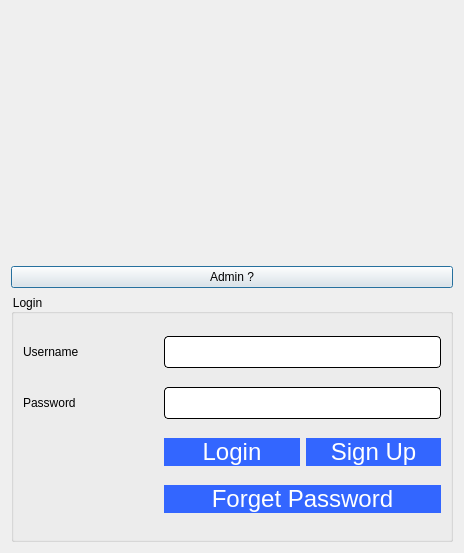
<?xml version="1.0" encoding="UTF-8"?>
<ui version="4.0">
 <class>Login</class>
 <widget class="QDialog" name="Login">
  <property name="geometry">
   <rect>
    <x>0</x>
    <y>0</y>
    <width>464</width>
    <height>553</height>
   </rect>
  </property>
  <property name="windowTitle">
   <string>Dialog</string>
  </property>
  <layout class="QVBoxLayout" name="verticalLayout">
   <item>
    <layout class="QHBoxLayout" name="horizontalLayout_2">
     <item>
      <spacer name="horizontalSpacer_3">
       <property name="orientation">
        <enum>Qt::Horizontal</enum>
       </property>
       <property name="sizeHint" stdset="0">
        <size>
         <width>138</width>
         <height>20</height>
        </size>
       </property>
      </spacer>
     </item>
     <item>
      <widget class="QLabel" name="label_5">
       <property name="text">
        <string/>
       </property>
       <property name="pixmap">
        <pixmap resource="icons.qrc">:/login-book.png</pixmap>
       </property>
      </widget>
     </item>
     <item>
      <spacer name="horizontalSpacer_4">
       <property name="orientation">
        <enum>Qt::Horizontal</enum>
       </property>
       <property name="sizeHint" stdset="0">
        <size>
         <width>128</width>
         <height>20</height>
        </size>
       </property>
      </spacer>
     </item>
    </layout>
   </item>
   <item>
    <widget class="QPushButton" name="pushButton_cu_to_admin">
     <property name="text">
      <string>Admin ?</string>
     </property>
    </widget>
   </item>
   <item>
    <widget class="QGroupBox" name="loginGroup">
     <property name="styleSheet">
      <string notr="true">font: 16pt &quot;Comic Sans MS&quot;;
border-color: rgb(196, 178, 255);
border-color: rgb(170, 0, 255);
color: rgb(0, 0, 0);</string>
     </property>
     <property name="title">
      <string>Login</string>
     </property>
     <layout class="QGridLayout" name="gridLayout_2">
      <item row="0" column="0">
       <widget class="QLabel" name="label_7">
        <property name="styleSheet">
         <string notr="true">font: 10pt &quot;Comic Sans MS&quot;;</string>
        </property>
        <property name="text">
         <string>Username</string>
        </property>
       </widget>
      </item>
      <item row="0" column="1" colspan="2">
       <widget class="QLineEdit" name="username_customer">
        <property name="styleSheet">
         <string notr="true">QLineEdit{
	background-color: rgb(255, 255, 255);
	 border: 1px  solid;
     border-radius: 4px;
	font: 24px
}</string>
        </property>
       </widget>
      </item>
      <item row="2" column="1">
       <widget class="QPushButton" name="loginButton_customer">
        <property name="mouseTracking">
         <bool>true</bool>
        </property>
        <property name="styleSheet">
         <string notr="true">QPushButton{
border-radius:15px;
padding : 0 4px;
background: #3366FF;
border -radius:10px;
color: rgb(255, 255, 255);
font: 24px
}
QPushButton:hover:!pressed

{
background:#4f85e2;
}
QToolButton
{

border-radius:10px;
bacground:red;
color:red;
}

QPushButton:pressed
{
              font-size: 19px;
              transition: 0.9s; 
}</string>
        </property>
        <property name="text">
         <string>Login</string>
        </property>
        <property name="autoDefault">
         <bool>true</bool>
        </property>
        <property name="default">
         <bool>false</bool>
        </property>
       </widget>
      </item>
      <item row="3" column="1" colspan="2">
       <widget class="QPushButton" name="forgetPasswdBtn_">
        <property name="focusPolicy">
         <enum>Qt::ClickFocus</enum>
        </property>
        <property name="styleSheet">
         <string notr="true">QPushButton{
border-radius:15px;
padding : 0 4px;
background: #3366FF;
border -radius:10px;
color: rgb(255, 255, 255);
font: 24px
}
QPushButton:hover:!pressed

{
background:#4f85e2;
}
QToolButton
{

border-radius:10px;
bacground:red;
color:red;
}</string>
        </property>
        <property name="text">
         <string>Forget Password</string>
        </property>
       </widget>
      </item>
      <item row="1" column="0">
       <widget class="QLabel" name="label_6">
        <property name="styleSheet">
         <string notr="true">font: 10pt &quot;Comic Sans MS&quot;;</string>
        </property>
        <property name="text">
         <string>Password</string>
        </property>
       </widget>
      </item>
      <item row="1" column="1" colspan="2">
       <widget class="QLineEdit" name="password_customer">
        <property name="styleSheet">
         <string notr="true">QLineEdit{
	background-color: rgb(255, 255, 255);
	 border: 1px  solid;
     border-radius: 4px;
	font:24px
}</string>
        </property>
        <property name="echoMode">
         <enum>QLineEdit::Password</enum>
        </property>
       </widget>
      </item>
      <item row="2" column="2">
       <widget class="QPushButton" name="signUpButton_customer">
        <property name="styleSheet">
         <string notr="true">QPushButton{
border-radius:15px;
padding : 0 4px;
background: #3366FF;
border -radius:10px;
color: rgb(255, 255, 255);
font: 24px
}
QPushButton:hover:!pressed

{
background:#4f85e2;
}
QToolButton
{

border-radius:10px;
bacground:red;
color:red;
}

QPushButton:pressed
{
              font-size: 19px;
              transition: 0.9s; 
}</string>
        </property>
        <property name="text">
         <string>Sign Up</string>
        </property>
       </widget>
      </item>
     </layout>
    </widget>
   </item>
  </layout>
 </widget>
 <resources>
  <include location="icons.qrc"/>
 </resources>
 <connections/>
</ui>
